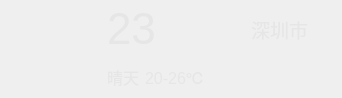
     <widget class="QWidget" name="widget02" native="true">
      <property name="maximumSize">
       <size>
        <width>16777215</width>
        <height>80</height>
       </size>
      </property>
      <property name="styleSheet">
       <string notr="true">color: rgb(230, 230, 230);</string>
      </property>
      <layout class="QHBoxLayout" name="horizontalLayout_5">
       <property name="topMargin">
        <number>4</number>
       </property>
       <property name="bottomMargin">
        <number>4</number>
       </property>
       <item>
        <widget class="QLabel" name="labelWeatherIcon">
         <property name="minimumSize">
          <size>
           <width>90</width>
           <height>90</height>
          </size>
         </property>
         <property name="maximumSize">
          <size>
           <width>90</width>
           <height>90</height>
          </size>
         </property>
         <property name="text">
          <string/>
         </property>
         <property name="pixmap">
          <pixmap>:/res/type/Qing.png</pixmap>
         </property>
         <property name="scaledContents">
          <bool>true</bool>
         </property>
        </widget>
       </item>
       <item>
        <layout class="QGridLayout" name="gridLayout_2">
         <item row="1" column="0">
          <widget class="QLabel" name="labelweatherType">
           <property name="font">
            <font>
             <pointsize>12</pointsize>
            </font>
           </property>
           <property name="text">
            <string>晴天</string>
           </property>
          </widget>
         </item>
         <item row="1" column="1">
          <widget class="QLabel" name="labelTempRange">
           <property name="font">
            <font>
             <pointsize>12</pointsize>
            </font>
           </property>
           <property name="text">
            <string>20-26℃</string>
           </property>
          </widget>
         </item>
         <item row="0" column="0" colspan="2">
          <widget class="QLabel" name="labelTmp">
           <property name="font">
            <font>
             <family>Arial</family>
             <pointsize>33</pointsize>
            </font>
           </property>
           <property name="text">
            <string>23</string>
           </property>
          </widget>
         </item>
         <item row="1" column="2">
          <spacer name="horizontalSpacer">
           <property name="orientation">
            <enum>Qt::Horizontal</enum>
           </property>
           <property name="sizeHint" stdset="0">
            <size>
             <width>40</width>
             <height>20</height>
            </size>
           </property>
          </spacer>
         </item>
         <item row="0" column="3">
          <widget class="QLabel" name="labelCity">
           <property name="font">
            <font>
             <family>Courier New</family>
             <pointsize>14</pointsize>
            </font>
           </property>
           <property name="text">
            <string>深圳市  </string>
           </property>
          </widget>
         </item>
        </layout>
       </item>
      </layout>
     </widget>
